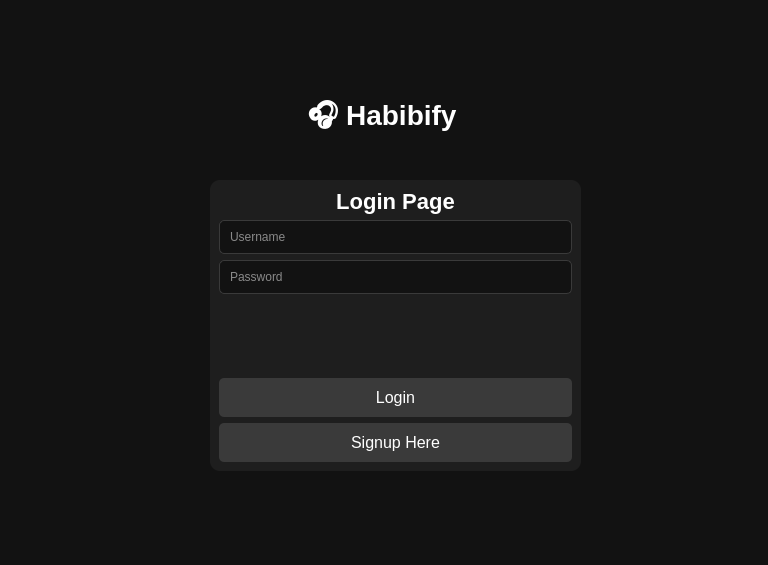
<?xml version="1.0" encoding="UTF-8"?>
<ui version="4.0">
 <class>LoginWindow</class>
 <widget class="QMainWindow" name="LoginWindow">
  <property name="geometry">
   <rect>
    <x>0</x>
    <y>0</y>
    <width>768</width>
    <height>565</height>
   </rect>
  </property>
  <property name="windowTitle">
   <string>Login</string>
  </property>
  <property name="styleSheet">
   <string notr="true">background-color:#121212;</string>
  </property>
  <widget class="QWidget" name="centralwidget">
   <widget class="QLabel" name="loginTitle">
    <property name="geometry">
     <rect>
      <x>300</x>
      <y>100</y>
      <width>164</width>
      <height>37</height>
     </rect>
    </property>
    <property name="styleSheet">
     <string notr="true">font-size:28px; font-weight:bold; color:#fff;</string>
    </property>
    <property name="text">
     <string>🎧 Habibify</string>
    </property>
    <property name="alignment">
     <set>Qt::AlignCenter</set>
    </property>
   </widget>
   <widget class="QFrame" name="loginFrame">
    <property name="geometry">
     <rect>
      <x>210</x>
      <y>180</y>
      <width>371</width>
      <height>291</height>
     </rect>
    </property>
    <property name="styleSheet">
     <string notr="true">
        QFrame { background-color: #1e1e1e; border-radius:10px; }
        QLineEdit { 
            background-color: #121212; 
            color: #fff; 
            border: 1px solid #3a3a3a; 
            border-radius: 5px; 
            padding: 8px;
        }
        QPushButton { 
            background-color: #3a3a3a; 
            color: #fff; 
            font-size: 16px; 
            border-radius: 5px; 
            padding: 10px;
        }
        QPushButton:hover { background-color: #555555; }
       </string>
    </property>
    <layout class="QVBoxLayout" name="formLayout">
     <item>
      <widget class="QLabel" name="formTitle">
       <property name="styleSheet">
        <string notr="true">font-size:22px; font-weight:bold; color:#fff;</string>
       </property>
       <property name="text">
        <string>Login Page</string>
       </property>
       <property name="alignment">
        <set>Qt::AlignCenter</set>
       </property>
      </widget>
     </item>
     <item>
      <widget class="QLineEdit" name="usernameInput">
       <property name="placeholderText">
        <string>Username</string>
       </property>
      </widget>
     </item>
     <item>
      <widget class="QLineEdit" name="passwordInput">
       <property name="echoMode">
        <enum>QLineEdit::Password</enum>
       </property>
       <property name="placeholderText">
        <string>Password</string>
       </property>
      </widget>
     </item>
     <item>
      <spacer name="bottomSpacer">
       <property name="orientation">
        <enum>Qt::Vertical</enum>
       </property>
       <property name="sizeHint" stdset="0">
        <size>
         <width>20</width>
         <height>40</height>
        </size>
       </property>
      </spacer>
     </item>
     <item>
      <widget class="QPushButton" name="loginBtn">
       <property name="text">
        <string>Login</string>
       </property>
      </widget>
     </item>
     <item>
      <widget class="QPushButton" name="loginBtn_2">
       <property name="text">
        <string>Signup Here</string>
       </property>
      </widget>
     </item>
    </layout>
   </widget>
  </widget>
 </widget>
 <resources/>
 <connections/>
</ui>
